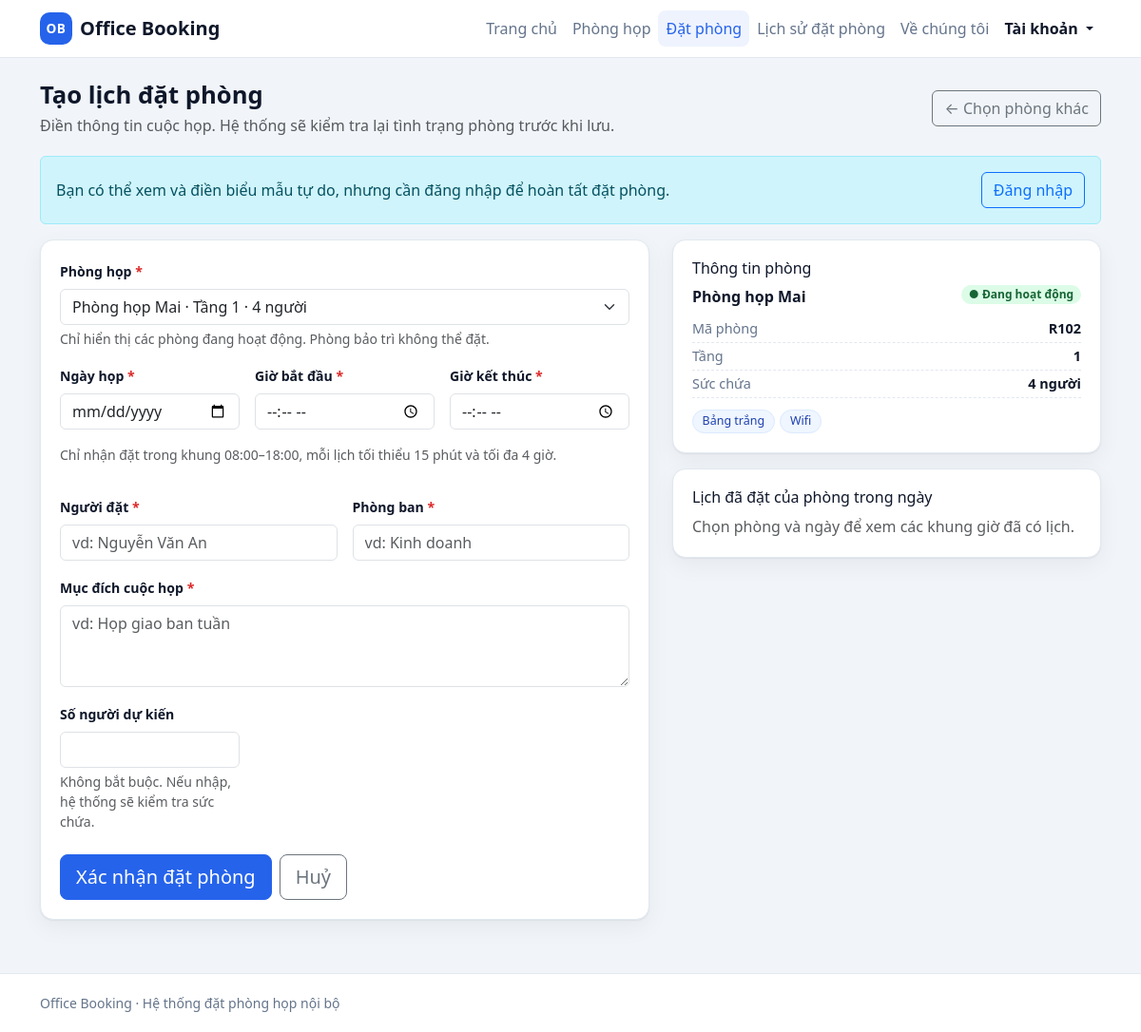
The page /book?room_id=R102 on the database its author committed.
### tables this page shows
CREATE TABLE rooms (
    id        TEXT PRIMARY KEY,
    name      TEXT    NOT NULL,
    floor     INTEGER NOT NULL,
    capacity  INTEGER NOT NULL,
    equipment TEXT    NOT NULL DEFAULT '[]',
    image     TEXT,
    status    TEXT    NOT NULL DEFAULT 'active'
);

### app.py (the view, shortened to what this page needs)
@app.route("/book", methods=["GET", "POST"])
def book():
    user = session.get("user")
    is_admin = session.get("is_admin", False)
    form = {
        "room_id": request.args.get("room_id", ""),
        "date": request.args.get("date", ""),
        "start_time": request.args.get("start_time", ""),
        "end_time": request.args.get("end_time", ""),
        "attendees": request.args.get("attendees", ""),
        "booked_by": request.args.get("booked_by", ""),
        "department": request.args.get("department", ""),
        "purpose": request.args.get("purpose", ""),
    }
    if user:
        form["booked_by"] = user["full_name"]
        form["department"] = user["department"]
    return render_template(
        "book.html",
        form=form,
        errors={},
        room=services.get_room(form["room_id"]) if form["room_id"] else None,
        rooms=services.list_rooms(status="active"),
    )

### app.py (called while the page is built)
@app.context_processor
def inject_globals():
    return {
        "today": date_cls.today().isoformat(),
        "app_name": "Office Booking",
        "is_admin": session.get("is_admin", False),
        "current_user": session.get("user"),
        "csrf_token": _csrf_token,
        "booking_min_time": f"{services.BOOKING_MIN_HOUR:02d}:00",
        "booking_max_time": f"{services.BOOKING_MAX_HOUR:02d}:00",
    }

### database.py (called while the page is built)
def get_connection():
    conn = sqlite3.connect(DB_PATH, timeout=10)
    conn.row_factory = sqlite3.Row
    conn.execute("PRAGMA foreign_keys = ON")
    return conn

### services.py (called while the page is built)
def room_to_dict(row):
    try:
        equipment = json.loads(row["equipment"] or "[]")
    except (TypeError, ValueError):
        equipment = []
    return {
        "id": row["id"],
        "name": row["name"],
        "floor": row["floor"],
        "capacity": row["capacity"],
        "equipment": equipment,
        "image": row["image"],
        "status": row["status"],
        "status_label": STATUS_LABELS.get(row["status"], row["status"]),
        "bookable": row["status"] == "active",
    }

def list_rooms(floor=None, min_capacity=None, status=None):
    sql = "SELECT * FROM rooms WHERE 1 = 1"
    params = []
    if floor not in (None, "", "all"):
        sql += " AND floor = ?"
        params.append(int(floor))
    if min_capacity not in (None, "", "all"):
        sql += " AND capacity >= ?"
        params.append(int(min_capacity))
    if status not in (None, "", "all"):
        sql += " AND status = ?"
        params.append(status)
    sql += " ORDER BY floor, name"
    conn = get_connection()
    try:
        return [room_to_dict(r) for r in conn.execute(sql, params)]
    finally:
        conn.close()

def get_room(room_id, conn=None):
    own = conn is None
    conn = conn or get_connection()
    try:
        row = conn.execute("SELECT * FROM rooms WHERE id = ?", (room_id,)).fetchone()
        return room_to_dict(row) if row else None
    finally:
        if own:
            conn.close()

### templates/book.html (shortened to what this page needs)
{% extends "base.html" %}
{% from "_macros.html" import status_badge %}
{% block content %}
<div class="page-head">
  <div>
    <h1>Tạo lịch đặt phòng</h1>
    <p class="text-muted mb-0">Điền thông tin cuộc họp. Hệ thống sẽ kiểm tra lại tình trạng phòng trước khi lưu.</p>
  </div>
  <a class="btn btn-outline-secondary" href="{{ url_for('rooms') }}">← Chọn phòng khác</a>
</div>
{% if errors.auth %}
  <div class="alert alert-warning d-flex flex-wrap gap-3 align-items-center" role="alert">
    <span class="flex-grow-1">🔒 {{ errors.auth }}</span>
    <a class="btn btn-primary" href="{{ login_url }}">Đăng nhập để hoàn tất</a>
  </div>
{% elif not current_user and not is_admin %}
  <div class="alert alert-info d-flex flex-wrap gap-3 align-items-center" role="alert">
    <span class="flex-grow-1">
      Bạn có thể xem và điền biểu mẫu tự do, nhưng cần đăng nhập để hoàn tất đặt phòng.
    </span>
    <a class="btn btn-outline-primary"
       href="{{ url_for('login', next=request.full_path) }}">Đăng nhập</a>
  </div>
{% elif is_admin and not current_user %}
  <div class="alert alert-secondary small" role="alert">
    🔧 Bạn đang đặt phòng với quyền quản trị viên, không cần đăng nhập tài khoản nhân viên.
  </div>
{% endif %}
<div class="row g-4">
  <div class="col-12 col-lg-7">
    <section class="panel">
      <form id="bookingForm" method="post" action="{{ url_for('book') }}" novalidate>
        <div class="row g-3">
          <div class="col-12">
            <label class="form-label" for="room_id">Phòng họp <span class="req">*</span></label>
            <select class="form-select {% if errors.room_id %}is-invalid{% endif %}"
                    id="room_id" name="room_id" required>
              {% for r in rooms %}
                <option value="{{ r.id }}" data-capacity="{{ r.capacity }}"
                        {% if form.room_id == r.id %}selected{% endif %}>
                  {{ r.name }} · Tầng {{ r.floor }} · {{ r.capacity }} người
                </option>
              {% endfor %}
            </select>
            <div class="form-text">Chỉ hiển thị các phòng đang hoạt động. Phòng bảo trì không thể đặt.</div>
          </div>
          <div class="col-12 col-md-4">
            <label class="form-label" for="date">Ngày họp <span class="req">*</span></label>
            <input type="date" class="form-control {% if errors.date %}is-invalid{% endif %}"
                   id="date" name="date" value="{{ form.date }}" min="{{ today }}" required>
          </div>
          <div class="col-6 col-md-4">
            <label class="form-label" for="start_time">Giờ bắt đầu <span class="req">*</span></label>
            <input type="time" class="form-control {% if errors.start_time %}is-invalid{% endif %}"
                   id="start_time" name="start_time" value="{{ form.start_time }}"
                   min="{{ booking_min_time }}" max="{{ booking_max_time }}" required>
          </div>
          <div class="col-6 col-md-4">
            <label class="form-label" for="end_time">Giờ kết thúc <span class="req">*</span></label>
            <input type="time" class="form-control {% if errors.end_time %}is-invalid{% endif %}"
                   id="end_time" name="end_time" value="{{ form.end_time }}"
                   min="{{ booking_min_time }}" max="{{ booking_max_time }}" required>
          </div>
          <div class="col-12">
            <p class="form-text mt-0">
              Chỉ nhận đặt trong khung {{ booking_min_time }}–{{ booking_max_time }},
              mỗi lịch tối thiểu 15 phút và tối đa 4 giờ.
            </p>
          </div>
          <div class="col-12 col-md-6">
            <label class="form-label" for="booked_by">Người đặt <span class="req">*</span></label>
            <input type="text" class="form-control {% if errors.booked_by %}is-invalid{% endif %}"
                   id="booked_by" name="booked_by" value="{{ form.booked_by }}"
                   maxlength="255" placeholder="vd: Nguyễn Văn An"
                   {% if current_user %}readonly{% endif %} required>
          </div>
          <div class="col-12 col-md-6">
            <label class="form-label" for="department">Phòng ban <span class="req">*</span></label>
            <input type="text" class="form-control {% if errors.department %}is-invalid{% endif %}"
                   id="department" name="department" value="{{ form.department }}"
                   maxlength="255" list="departmentOptions" placeholder="vd: Kinh doanh"
                   {% if current_user %}readonly{% endif %} required>
          </div>
          <div class="col-12">
            <label class="form-label" for="purpose">Mục đích cuộc họp <span class="req">*</span></label>
            <textarea class="form-control {% if errors.purpose %}is-invalid{% endif %}"
                      id="purpose" name="purpose" rows="3" maxlength="255"
                      placeholder="vd: Họp giao ban tuần" required>{{ form.purpose }}</textarea>
          </div>
          <div class="col-12 col-md-4">
            <label class="form-label" for="attendees">Số người dự kiến</label>
            <input type="number" class="form-control {% if errors.attendees %}is-invalid{% endif %}"
                   id="attendees" name="attendees" min="1" step="1" value="{{ form.attendees }}">
            <div class="form-text">Không bắt buộc. Nếu nhập, hệ thống sẽ kiểm tra sức chứa.</div>
          </div>
        </div>
        <div class="d-flex gap-2 mt-4">
          <button type="submit" class="btn btn-primary btn-lg" id="submitBooking">
            <span class="btn-text">Xác nhận đặt phòng</span>
          </button>
          <a class="btn btn-outline-secondary btn-lg" href="{{ url_for('rooms') }}">Huỷ</a>
        </div>
      </form>
    </section>
  </div>
  <div class="col-12 col-lg-5">
    <section class="panel" id="roomPreview">
      <h2 class="h6">Thông tin phòng</h2>
      {% if room %}
        <div class="d-flex justify-content-between align-items-start mb-2">
          <strong>{{ room.name }}</strong>
          {{ status_badge(room) }}
        </div>
        <ul class="room-meta">
          <li><span>Mã phòng</span><strong>{{ room.id }}</strong></li>
          <li><span>Tầng</span><strong>{{ room.floor }}</strong></li>
          <li><span>Sức chứa</span><strong>{{ room.capacity }} người</strong></li>
        </ul>
        <div class="room-equipment">
          {% for item in room.equipment %}<span class="chip">{{ item }}</span>{% endfor %}
        </div>
      {% else %}
        <p class="text-muted mb-0">Chọn một phòng ở bên trái để xem thông tin chi tiết.</p>
      {% endif %}
    </section>
    <section class="panel mt-3">
      <h2 class="h6">Lịch đã đặt của phòng trong ngày</h2>
      <div id="roomSchedule" class="schedule-list">
      </div>
    </section>
  </div>
</div>
{% endblock %}

### static/css/style.css (style rules this page uses)
:root { --ob-primary: #2563eb; --ob-primary-dark: #1d4ed8; --ob-ink: #0f172a; --ob-muted: #64748b; --ob-surface: #ffffff; --ob-bg: #f1f5f9; --ob-border: #e2e8f0; --ob-radius: 14px; --ob-shadow: 0 1px 2px rgba(15, 23, 42, .06), 0 8px 24px rgba(15, 23, 42, .05); }
body { background: var(--ob-bg); color: var(--ob-ink); font-family: system-ui, -apple-system, "Segoe UI", Roboto, "Helvetica Neue", Arial, sans-serif; display: flex; flex-direction: column; min-height: 100vh; }
.btn-primary { --bs-btn-bg: var(--ob-primary); --bs-btn-border-color: var(--ob-primary); --bs-btn-hover-bg: var(--ob-primary-dark); --bs-btn-hover-border-color: var(--ob-primary-dark); }
.page-head { display: flex; flex-wrap: wrap; gap: 1rem; align-items: center; justify-content: space-between; margin-bottom: 1.25rem; }
.page-head h1 { font-size: 1.6rem; font-weight: 700; margin-bottom: .25rem; }
.panel { background: var(--ob-surface); border: 1px solid var(--ob-border); border-radius: var(--ob-radius); box-shadow: var(--ob-shadow); padding: 1.25rem; }
.room-meta { list-style: none; padding: 0; margin: 0 0 .75rem; }
.room-meta li { display: flex; justify-content: space-between; font-size: .9rem; padding: .2rem 0; border-bottom: 1px dashed var(--ob-border); }
.room-meta li span { color: var(--ob-muted); }
.room-equipment { display: flex; flex-wrap: wrap; gap: .35rem; margin-top: auto; }
.chip { background: #eff6ff; color: #1e40af; border: 1px solid #dbeafe; border-radius: 999px; padding: .15rem .6rem; font-size: .78rem; }
.form-label { font-weight: 600; font-size: .88rem; }
.req { color: #dc2626; }

### rows shown on the page
rooms: name "Phòng họp Mai", id "R102", floor "1", capacity "4"

### other values the page prints
{{ app_name }} "Office Booking"
{{ booking_min_time }} "08:00"
{{ booking_max_time }} "18:00"
{{ room.status_label }} "Đang hoạt động"
{{ item }} "Bảng trắng" "Wifi"
form field room_id "Phòng họp Mai · Tầng 1 · 4 người"
